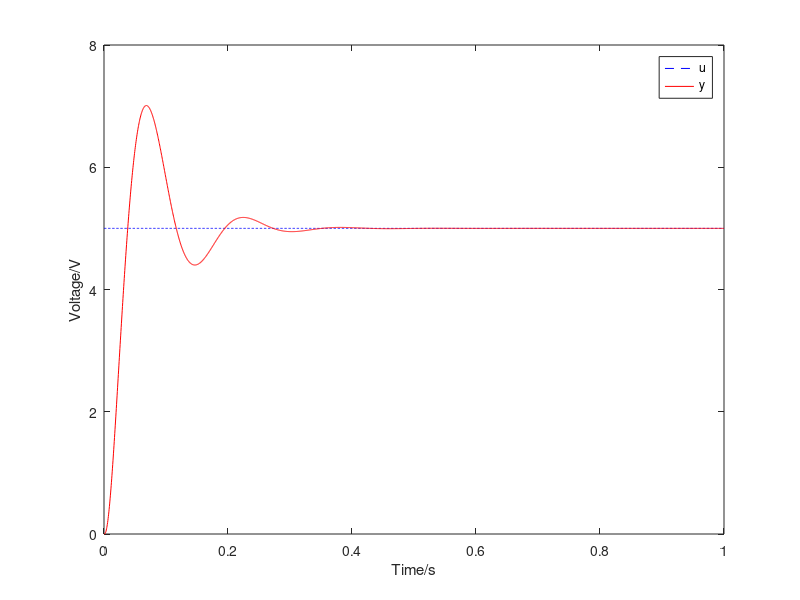

Here is the MATLAB script that generated this plot:
pkg load control;

clear;

R1=470e3;
R2=100e3;
R3=2e3;
R4=7.5e3;
C1=10e-6;
C2=1e-6;
K=1.03;
TE=1.3267e-3;
TM=0.0909;
ke=0.0286479;
kp=4.77;

C=tf([C1*R3*R2*R4 R2*R4], [C2*R4*R1*R3 R1*R3]);
P=tf([kp*K/ke], [TE*TM TE+TM 1 0]);

G=C*P/(1+C*P);
%G=tf([K*R2*R4*C1*R3 K*R2*R4], [TE*TM*C2*R1*R3*R4 R1*R3*(TE*TM+(TE+TM)*C2*R4) R1*R3*(TE+TM+C2*R4) R3*(R1+K*C1*R2*R4) K*R2*R4]);
stepsize=5;

[y_unit t]=step(G,1);
y=y_unit*stepsize;
u=ones(length(t),1)*stepsize;

figure
plot(t,u,'b--',t,y,'r-')
legend('u','y');
xlabel('Time/s');
ylabel('Voltage/V');
